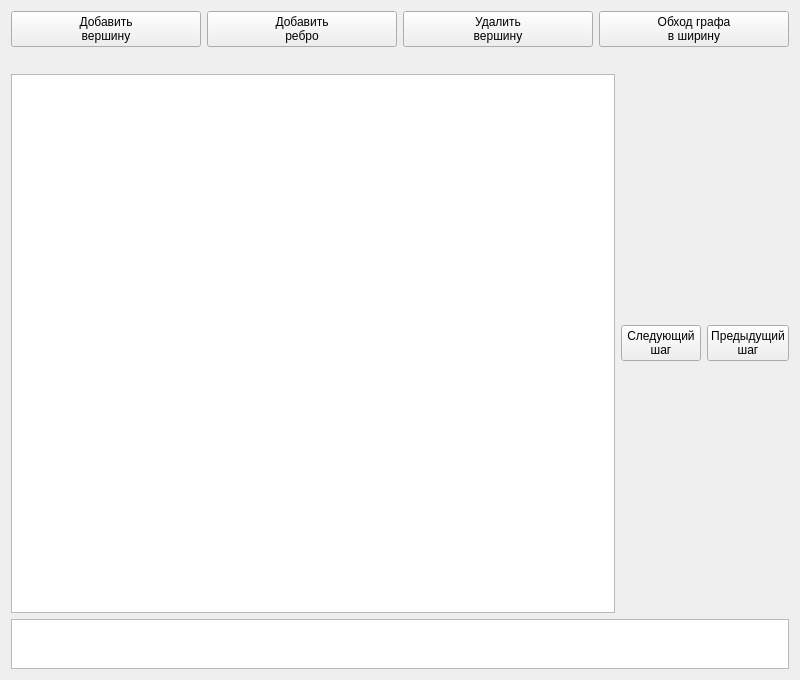
<?xml version="1.0" encoding="UTF-8"?>
<ui version="4.0">
 <class>Demo</class>
 <widget class="QWidget" name="Demo">
  <property name="geometry">
   <rect>
    <x>0</x>
    <y>0</y>
    <width>800</width>
    <height>680</height>
   </rect>
  </property>
  <property name="font">
   <font>
    <pointsize>9</pointsize>
   </font>
  </property>
  <property name="windowTitle">
   <string>Form</string>
  </property>
  <layout class="QVBoxLayout" name="verticalLayout">
   <item>
    <layout class="QHBoxLayout" name="horizontalLayout">
     <item>
      <widget class="QPushButton" name="btnAddVert">
       <property name="text">
        <string>Добавить
вершину</string>
       </property>
      </widget>
     </item>
     <item>
      <widget class="QPushButton" name="btnAddEdge">
       <property name="text">
        <string>Добавить
ребро</string>
       </property>
      </widget>
     </item>
     <item>
      <widget class="QPushButton" name="btnDeleteVert">
       <property name="text">
        <string>Удалить 
вершину</string>
       </property>
      </widget>
     </item>
     <item>
      <widget class="QPushButton" name="btnBSF">
       <property name="text">
        <string>Обход графа
в ширину</string>
       </property>
      </widget>
     </item>
    </layout>
   </item>
   <item>
    <widget class="QLabel" name="lblAnnotation">
     <property name="font">
      <font>
       <pointsize>10</pointsize>
      </font>
     </property>
     <property name="text">
      <string/>
     </property>
    </widget>
   </item>
   <item>
    <layout class="QHBoxLayout" name="horizontalLayout_2">
     <item>
      <widget class="Graph" name="graph"/>
     </item>
     <item alignment="Qt::AlignRight">
      <widget class="QPushButton" name="btnNextStep">
       <property name="text">
        <string>Следующий 
шаг</string>
       </property>
      </widget>
     </item>
     <item>
      <widget class="QPushButton" name="btnPrevStep">
       <property name="text">
        <string>Предыдущий
шаг</string>
       </property>
      </widget>
     </item>
    </layout>
   </item>
   <item>
    <widget class="QTextEdit" name="tedAnnotation">
     <property name="maximumSize">
      <size>
       <width>16777215</width>
       <height>50</height>
      </size>
     </property>
     <property name="font">
      <font>
       <pointsize>10</pointsize>
      </font>
     </property>
    </widget>
   </item>
  </layout>
 </widget>
 <customwidgets>
  <customwidget>
   <class>Graph</class>
   <extends>QGraphicsView</extends>
   <header>graph.h</header>
  </customwidget>
 </customwidgets>
 <resources/>
 <connections/>
</ui>
